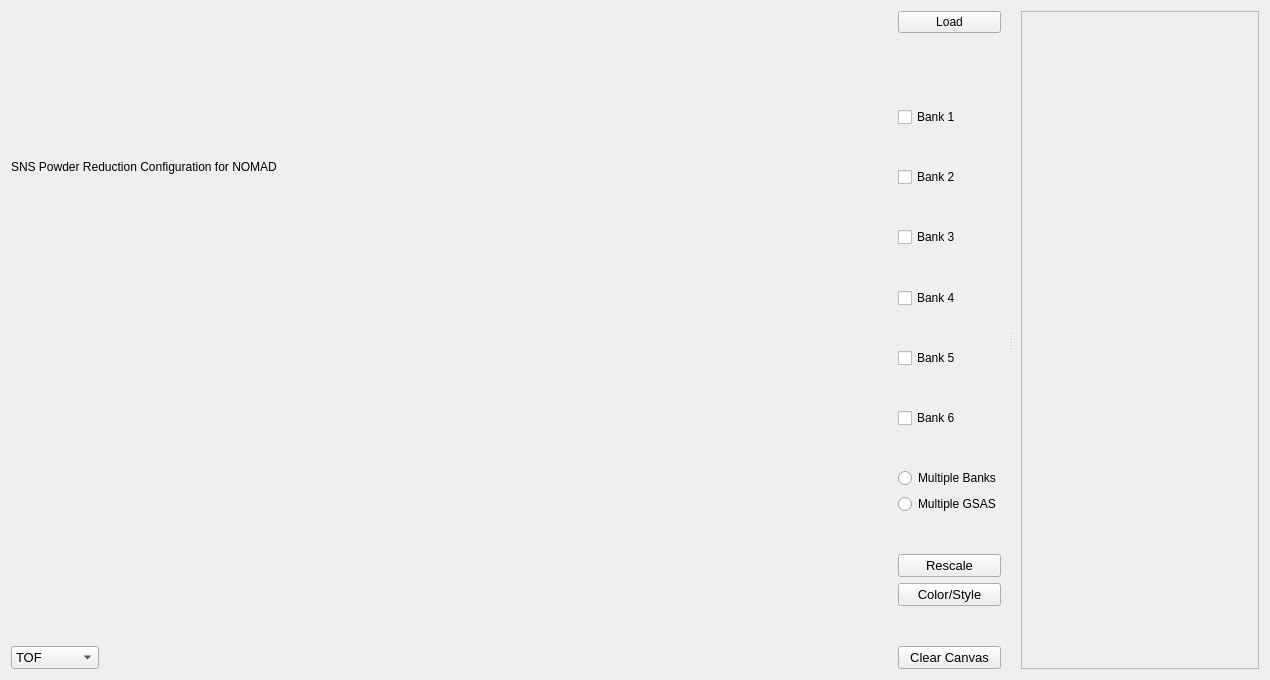
<?xml version="1.0" encoding="UTF-8"?>
<ui version="4.0">
 <class>Form</class>
 <widget class="QWidget" name="Form">
  <property name="geometry">
   <rect>
    <x>0</x>
    <y>0</y>
    <width>1270</width>
    <height>680</height>
   </rect>
  </property>
  <property name="windowTitle">
   <string>Form</string>
  </property>
  <layout class="QVBoxLayout" name="verticalLayout">
   <item>
    <widget class="QSplitter" name="splitter_2">
     <property name="lineWidth">
      <number>8</number>
     </property>
     <property name="orientation">
      <enum>Qt::Horizontal</enum>
     </property>
     <property name="handleWidth">
      <number>20</number>
     </property>
     <widget class="QWidget" name="layoutWidget">
      <layout class="QVBoxLayout" name="verticalLayout_39">
       <item>
        <layout class="QHBoxLayout" name="horizontalLayout_73">
         <item>
          <layout class="QVBoxLayout" name="verticalLayout_40">
           <property name="sizeConstraint">
            <enum>QLayout::SetMinimumSize</enum>
           </property>
           <item>
            <layout class="QHBoxLayout" name="horizontalLayout_74">
             <property name="sizeConstraint">
              <enum>QLayout::SetMinimumSize</enum>
             </property>
             <item>
              <widget class="QLabel" name="label_92">
               <property name="text">
                <string>SNS Powder Reduction Configuration for NOMAD</string>
               </property>
              </widget>
             </item>
             <item>
              <spacer name="horizontalSpacer_24">
               <property name="orientation">
                <enum>Qt::Horizontal</enum>
               </property>
               <property name="sizeHint" stdset="0">
                <size>
                 <width>40</width>
                 <height>20</height>
                </size>
               </property>
              </spacer>
             </item>
            </layout>
           </item>
           <item>
            <widget class="QFrame" name="frame_graphicsView_bragg">
             <property name="sizePolicy">
              <sizepolicy hsizetype="Expanding" vsizetype="Preferred">
               <horstretch>0</horstretch>
               <verstretch>0</verstretch>
              </sizepolicy>
             </property>
            </widget>
           </item>
           <item>
            <layout class="QHBoxLayout" name="horizontalLayout_75">
             <item>
              <widget class="QComboBox" name="comboBox_xUnit">
               <property name="sizePolicy">
                <sizepolicy hsizetype="Preferred" vsizetype="Fixed">
                 <horstretch>0</horstretch>
                 <verstretch>0</verstretch>
                </sizepolicy>
               </property>
               <property name="font">
                <font>
                 <pointsize>10</pointsize>
                </font>
               </property>
               <item>
                <property name="text">
                 <string>TOF</string>
                </property>
               </item>
               <item>
                <property name="text">
                 <string>d-Spacing</string>
                </property>
               </item>
               <item>
                <property name="text">
                 <string>Q</string>
                </property>
               </item>
              </widget>
             </item>
             <item>
              <spacer name="horizontalSpacer_25">
               <property name="orientation">
                <enum>Qt::Horizontal</enum>
               </property>
               <property name="sizeHint" stdset="0">
                <size>
                 <width>40</width>
                 <height>20</height>
                </size>
               </property>
              </spacer>
             </item>
            </layout>
           </item>
          </layout>
         </item>
         <item>
          <layout class="QVBoxLayout" name="verticalLayout_41">
           <item>
            <widget class="QPushButton" name="pushButton_loadBraggFile">
             <property name="toolTip">
              <string>&lt;html&gt;&lt;head/&gt;&lt;body&gt;&lt;p&gt;Load GSS/S(Q)/general 3-column ASCII&lt;/p&gt;&lt;p&gt;1. GSS: load and then split to 6 workspaces with single spectrum.  Finally group all 6 workspaces to a workspace group&lt;/p&gt;&lt;/body&gt;&lt;/html&gt;</string>
             </property>
             <property name="text">
              <string>Load</string>
             </property>
            </widget>
           </item>
           <item>
            <spacer name="verticalSpacer_27">
             <property name="orientation">
              <enum>Qt::Vertical</enum>
             </property>
             <property name="sizeType">
              <enum>QSizePolicy::Ignored</enum>
             </property>
             <property name="sizeHint" stdset="0">
              <size>
               <width>20</width>
               <height>40</height>
              </size>
             </property>
            </spacer>
           </item>
           <item>
            <spacer name="verticalSpacer_28">
             <property name="orientation">
              <enum>Qt::Vertical</enum>
             </property>
             <property name="sizeType">
              <enum>QSizePolicy::Ignored</enum>
             </property>
             <property name="sizeHint" stdset="0">
              <size>
               <width>20</width>
               <height>40</height>
              </size>
             </property>
            </spacer>
           </item>
           <item>
            <widget class="QCheckBox" name="checkBox_bank1">
             <property name="text">
              <string>Bank 1</string>
             </property>
            </widget>
           </item>
           <item>
            <spacer name="verticalSpacer_29">
             <property name="orientation">
              <enum>Qt::Vertical</enum>
             </property>
             <property name="sizeType">
              <enum>QSizePolicy::Ignored</enum>
             </property>
             <property name="sizeHint" stdset="0">
              <size>
               <width>20</width>
               <height>40</height>
              </size>
             </property>
            </spacer>
           </item>
           <item>
            <widget class="QCheckBox" name="checkBox_bank2">
             <property name="text">
              <string>Bank 2</string>
             </property>
            </widget>
           </item>
           <item>
            <spacer name="verticalSpacer_30">
             <property name="orientation">
              <enum>Qt::Vertical</enum>
             </property>
             <property name="sizeType">
              <enum>QSizePolicy::Ignored</enum>
             </property>
             <property name="sizeHint" stdset="0">
              <size>
               <width>20</width>
               <height>40</height>
              </size>
             </property>
            </spacer>
           </item>
           <item>
            <widget class="QCheckBox" name="checkBox_bank3">
             <property name="text">
              <string>Bank 3</string>
             </property>
            </widget>
           </item>
           <item>
            <spacer name="verticalSpacer_31">
             <property name="orientation">
              <enum>Qt::Vertical</enum>
             </property>
             <property name="sizeType">
              <enum>QSizePolicy::Ignored</enum>
             </property>
             <property name="sizeHint" stdset="0">
              <size>
               <width>20</width>
               <height>40</height>
              </size>
             </property>
            </spacer>
           </item>
           <item>
            <widget class="QCheckBox" name="checkBox_bank4">
             <property name="text">
              <string>Bank 4</string>
             </property>
            </widget>
           </item>
           <item>
            <spacer name="verticalSpacer_32">
             <property name="orientation">
              <enum>Qt::Vertical</enum>
             </property>
             <property name="sizeType">
              <enum>QSizePolicy::Ignored</enum>
             </property>
             <property name="sizeHint" stdset="0">
              <size>
               <width>20</width>
               <height>40</height>
              </size>
             </property>
            </spacer>
           </item>
           <item>
            <widget class="QCheckBox" name="checkBox_bank5">
             <property name="text">
              <string>Bank 5</string>
             </property>
            </widget>
           </item>
           <item>
            <spacer name="verticalSpacer_33">
             <property name="orientation">
              <enum>Qt::Vertical</enum>
             </property>
             <property name="sizeType">
              <enum>QSizePolicy::Ignored</enum>
             </property>
             <property name="sizeHint" stdset="0">
              <size>
               <width>20</width>
               <height>40</height>
              </size>
             </property>
            </spacer>
           </item>
           <item>
            <widget class="QCheckBox" name="checkBox_bank6">
             <property name="text">
              <string>Bank 6</string>
             </property>
            </widget>
           </item>
           <item>
            <spacer name="verticalSpacer_34">
             <property name="orientation">
              <enum>Qt::Vertical</enum>
             </property>
             <property name="sizeType">
              <enum>QSizePolicy::Preferred</enum>
             </property>
             <property name="sizeHint" stdset="0">
              <size>
               <width>20</width>
               <height>40</height>
              </size>
             </property>
            </spacer>
           </item>
           <item>
            <widget class="QRadioButton" name="radioButton_multiBank">
             <property name="font">
              <font>
               <pointsize>9</pointsize>
              </font>
             </property>
             <property name="text">
              <string>Multiple Banks</string>
             </property>
            </widget>
           </item>
           <item>
            <widget class="QRadioButton" name="radioButton_multiGSS">
             <property name="font">
              <font>
               <pointsize>9</pointsize>
              </font>
             </property>
             <property name="text">
              <string>Multiple GSAS</string>
             </property>
            </widget>
           </item>
           <item>
            <spacer name="verticalSpacer_4">
             <property name="orientation">
              <enum>Qt::Vertical</enum>
             </property>
             <property name="sizeType">
              <enum>QSizePolicy::Preferred</enum>
             </property>
             <property name="sizeHint" stdset="0">
              <size>
               <width>20</width>
               <height>40</height>
              </size>
             </property>
            </spacer>
           </item>
           <item>
            <widget class="QPushButton" name="pushButton_rescaleGSAS">
             <property name="font">
              <font>
               <pointsize>10</pointsize>
              </font>
             </property>
             <property name="text">
              <string>Rescale</string>
             </property>
            </widget>
           </item>
           <item>
            <widget class="QPushButton" name="pushButton_gsasColorStyle">
             <property name="font">
              <font>
               <pointsize>10</pointsize>
              </font>
             </property>
             <property name="text">
              <string>Color/Style</string>
             </property>
            </widget>
           </item>
           <item>
            <spacer name="verticalSpacer_35">
             <property name="orientation">
              <enum>Qt::Vertical</enum>
             </property>
             <property name="sizeHint" stdset="0">
              <size>
               <width>20</width>
               <height>40</height>
              </size>
             </property>
            </spacer>
           </item>
           <item>
            <widget class="QPushButton" name="pushButton_clearBraggCanvas">
             <property name="font">
              <font>
               <pointsize>10</pointsize>
              </font>
             </property>
             <property name="text">
              <string>Clear Canvas</string>
             </property>
            </widget>
           </item>
          </layout>
         </item>
        </layout>
       </item>
      </layout>
     </widget>
     <widget class="QFrame" name="frame_treeWidget_braggWSList">
      <property name="sizePolicy">
       <sizepolicy hsizetype="Minimum" vsizetype="Expanding">
        <horstretch>0</horstretch>
        <verstretch>0</verstretch>
       </sizepolicy>
      </property>
      <property name="minimumSize">
       <size>
        <width>0</width>
        <height>0</height>
       </size>
      </property>
      <property name="maximumSize">
       <size>
        <width>1677215</width>
        <height>16777215</height>
       </size>
      </property>
      <property name="baseSize">
       <size>
        <width>200</width>
        <height>0</height>
       </size>
      </property>
      <property name="frameShape">
       <enum>QFrame::StyledPanel</enum>
      </property>
      <property name="frameShadow">
       <enum>QFrame::Raised</enum>
      </property>
     </widget>
    </widget>
   </item>
  </layout>
 </widget>
 <resources/>
 <connections/>
</ui>
